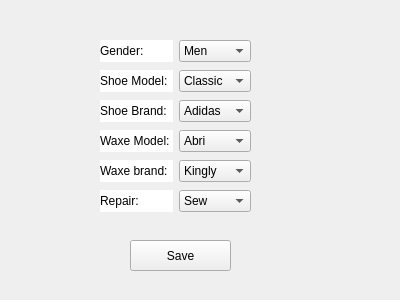
<?xml version="1.0" encoding="UTF-8"?>
<ui version="4.0">
 <class>Form</class>
 <widget class="QWidget" name="Form">
  <property name="geometry">
   <rect>
    <x>0</x>
    <y>0</y>
    <width>400</width>
    <height>300</height>
   </rect>
  </property>
  <property name="windowTitle">
   <string>Form</string>
  </property>
  <widget class="QLabel" name="label">
   <property name="geometry">
    <rect>
     <x>0</x>
     <y>0</y>
     <width>411</width>
     <height>301</height>
    </rect>
   </property>
   <property name="text">
    <string/>
   </property>
   <property name="pixmap">
    <pixmap>../image/index.jpg</pixmap>
   </property>
   <property name="scaledContents">
    <bool>true</bool>
   </property>
  </widget>
  <widget class="QPushButton" name="pushButton">
   <property name="geometry">
    <rect>
     <x>130</x>
     <y>240</y>
     <width>101</width>
     <height>31</height>
    </rect>
   </property>
   <property name="text">
    <string>Save</string>
   </property>
  </widget>
  <widget class="QWidget" name="layoutWidget">
   <property name="geometry">
    <rect>
     <x>100</x>
     <y>40</y>
     <width>151</width>
     <height>22</height>
    </rect>
   </property>
   <layout class="QHBoxLayout" name="horizontalLayout">
    <item>
     <widget class="QLabel" name="label_2">
      <property name="styleSheet">
       <string notr="true">font: 75 8pt &quot;MS Shell Dlg 2&quot;;
background-color: rgb(255, 255, 255);</string>
      </property>
      <property name="text">
       <string>Gender:</string>
      </property>
     </widget>
    </item>
    <item>
     <widget class="QComboBox" name="comboBox">
      <item>
       <property name="text">
        <string>Men</string>
       </property>
      </item>
      <item>
       <property name="text">
        <string>Female</string>
       </property>
      </item>
     </widget>
    </item>
   </layout>
  </widget>
  <widget class="QWidget" name="layoutWidget">
   <property name="geometry">
    <rect>
     <x>100</x>
     <y>70</y>
     <width>151</width>
     <height>22</height>
    </rect>
   </property>
   <layout class="QHBoxLayout" name="horizontalLayout_2">
    <item>
     <widget class="QLabel" name="label_3">
      <property name="styleSheet">
       <string notr="true">font: 75 8pt &quot;MS Shell Dlg 2&quot;;
background-color: rgb(255, 255, 255);</string>
      </property>
      <property name="text">
       <string>Shoe Model:</string>
      </property>
     </widget>
    </item>
    <item>
     <widget class="QComboBox" name="comboBox_2">
      <item>
       <property name="text">
        <string>Classic</string>
       </property>
      </item>
      <item>
       <property name="text">
        <string>Sport</string>
       </property>
      </item>
      <item>
       <property name="text">
        <string>Other</string>
       </property>
      </item>
     </widget>
    </item>
   </layout>
  </widget>
  <widget class="QWidget" name="layoutWidget">
   <property name="geometry">
    <rect>
     <x>100</x>
     <y>100</y>
     <width>151</width>
     <height>22</height>
    </rect>
   </property>
   <layout class="QHBoxLayout" name="horizontalLayout_3">
    <item>
     <widget class="QLabel" name="label_4">
      <property name="styleSheet">
       <string notr="true">font: 75 8pt &quot;MS Shell Dlg 2&quot;;
background-color: rgb(255, 255, 255);</string>
      </property>
      <property name="text">
       <string>Shoe Brand:</string>
      </property>
     </widget>
    </item>
    <item>
     <widget class="QComboBox" name="comboBox_3">
      <item>
       <property name="text">
        <string>Adidas</string>
       </property>
      </item>
      <item>
       <property name="text">
        <string>Jordan</string>
       </property>
      </item>
      <item>
       <property name="text">
        <string>Nike</string>
       </property>
      </item>
      <item>
       <property name="text">
        <string>Puma</string>
       </property>
      </item>
     </widget>
    </item>
   </layout>
  </widget>
  <widget class="QWidget" name="layoutWidget">
   <property name="geometry">
    <rect>
     <x>100</x>
     <y>130</y>
     <width>151</width>
     <height>22</height>
    </rect>
   </property>
   <layout class="QHBoxLayout" name="horizontalLayout_4">
    <item>
     <widget class="QLabel" name="label_5">
      <property name="styleSheet">
       <string notr="true">font: 75 8pt &quot;MS Shell Dlg 2&quot;;
background-color: rgb(255, 255, 255);</string>
      </property>
      <property name="text">
       <string>Waxe Model:</string>
      </property>
     </widget>
    </item>
    <item>
     <widget class="QComboBox" name="comboBox_4">
      <item>
       <property name="text">
        <string>Abri</string>
       </property>
      </item>
      <item>
       <property name="text">
        <string>Ferchei</string>
       </property>
      </item>
      <item>
       <property name="text">
        <string>Fori</string>
       </property>
      </item>
      <item>
       <property name="text">
        <string>Ghatrei</string>
       </property>
      </item>
     </widget>
    </item>
   </layout>
  </widget>
  <widget class="QWidget" name="layoutWidget">
   <property name="geometry">
    <rect>
     <x>100</x>
     <y>160</y>
     <width>151</width>
     <height>22</height>
    </rect>
   </property>
   <layout class="QHBoxLayout" name="horizontalLayout_5">
    <item>
     <widget class="QLabel" name="label_6">
      <property name="styleSheet">
       <string notr="true">font: 75 8pt &quot;MS Shell Dlg 2&quot;;
background-color: rgb(255, 255, 255);</string>
      </property>
      <property name="text">
       <string>Waxe brand:</string>
      </property>
     </widget>
    </item>
    <item>
     <widget class="QComboBox" name="comboBox_5">
      <item>
       <property name="text">
        <string>Kingly</string>
       </property>
      </item>
      <item>
       <property name="text">
        <string>Pwax</string>
       </property>
      </item>
      <item>
       <property name="text">
        <string>Panda</string>
       </property>
      </item>
     </widget>
    </item>
   </layout>
  </widget>
  <widget class="QWidget" name="layoutWidget">
   <property name="geometry">
    <rect>
     <x>100</x>
     <y>190</y>
     <width>151</width>
     <height>22</height>
    </rect>
   </property>
   <layout class="QHBoxLayout" name="horizontalLayout_6">
    <item>
     <widget class="QLabel" name="label_7">
      <property name="styleSheet">
       <string notr="true">font: 75 8pt &quot;MS Shell Dlg 2&quot;;
background-color: rgb(255, 255, 255);</string>
      </property>
      <property name="text">
       <string>Repair:</string>
      </property>
     </widget>
    </item>
    <item>
     <widget class="QComboBox" name="comboBox_6">
      <item>
       <property name="text">
        <string>Sew</string>
       </property>
      </item>
      <item>
       <property name="text">
        <string>Glue</string>
       </property>
      </item>
     </widget>
    </item>
   </layout>
  </widget>
 </widget>
 <resources/>
 <connections>
  <connection>
   <sender>pushButton</sender>
   <signal>clicked()</signal>
   <receiver>Form</receiver>
   <slot>close()</slot>
   <hints>
    <hint type="sourcelabel">
     <x>198</x>
     <y>256</y>
    </hint>
    <hint type="destinationlabel">
     <x>294</x>
     <y>239</y>
    </hint>
   </hints>
  </connection>
 </connections>
</ui>
